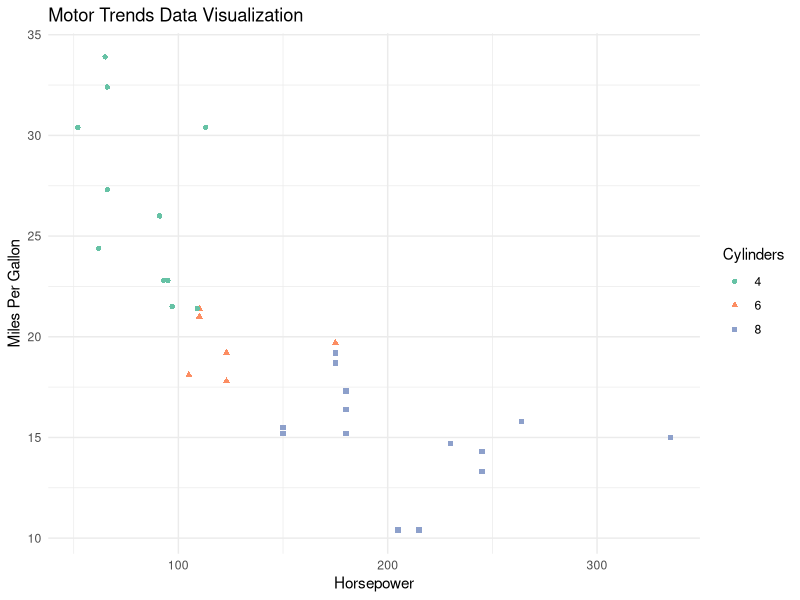

Here is the R script that generated this plot:
### This is code to produce a scatter plot on the `mtcars` (motortrends) dataset

# load required packages
library(dplyr)
library(ggplot2)

# load in data set
data(mtcars)

# create a scatterplot
mtcars %>% 
    mutate(cyl = as.factor(cyl)) %>%
    ggplot(aes(x = hp, y = mpg, color = cyl, shape = cyl)) + 
    geom_point() + 
    scale_color_brewer(palette = "Set2")  +
    xlab("Horsepower") + 
    ylab("Miles Per Gallon") +
    labs(color = "Cylinders", shape = "Cylinders") +
    theme_minimal() + 
    ggtitle("Motor Trends Data Visualization") 
